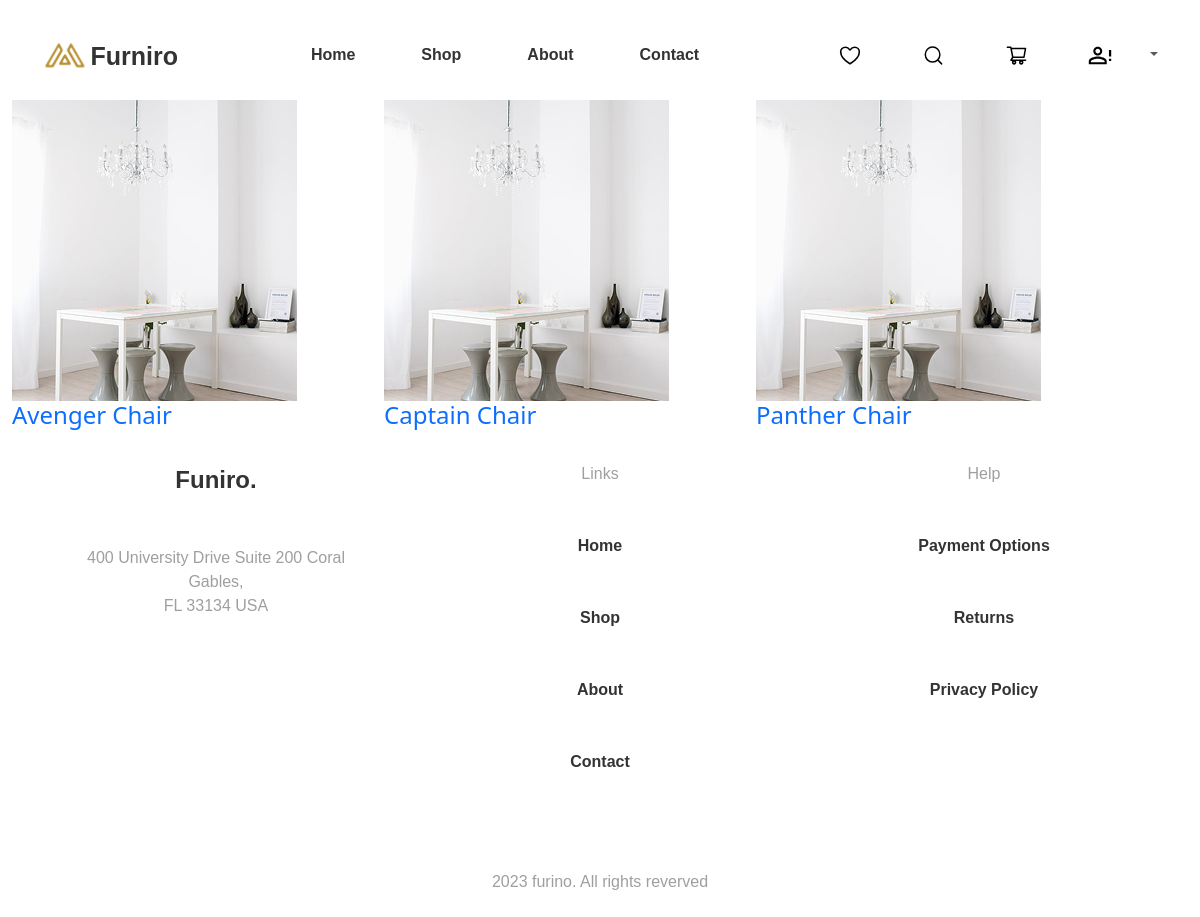
The page /chair_categories/ on the database its author committed.
### core/models.py (models this page shows, shortened)
class Furniture(models.Model):
    Category_Choice = [
        ("CHAIR", 'Chair'),
        ("SOFA", 'Sofa'),
        ('TABLE', 'Table')
    ]
    name = models.CharField(max_length=255)
    category = models.CharField(max_length=20, choices= Category_Choice)
    small_description = models.CharField(max_length=255)
    description = models.TextField()
    selling_price = models.IntegerField()
    discounted_price = models.IntegerField()
    percentage = models.IntegerField(default=0)
    price_and_quantity_total = models.IntegerField(default=0)
    furniture_img = models.ImageField(upload_to="furniture_img")

### core/views.py (the view)
# urls.py: path('chair_categories/', views.chair_categories, name='chair'),
def chair_categories(request):
    cc = Furniture.objects.filter(category = 'CHAIR')
    return render(request, 'core/chair_categories.html', {'cc': cc})

### core/templates/core/chair_categories.html (shortened to what this page needs)
{% extends "core/base.html" %}
{% load static %}
{% block content %}
<div class="container row">
    {% for cc in cc  %}
    <div class="col-lg-4">
        <a href="{% url "single" cc.id %}" style = 'text-decoration: none;'>
            <img class='img-fluid' src="{{cc.furniture_img.url}}" alt="">
            <h4>{{cc.name}}</h4>
        </a>
    </div>
    {% endfor %}
</div>
{% endblock content %}

### core/static/core/css/home.css (style rules this page uses)
:root { --pure: #FFFFFF; --dark: #333333; --grey: #9F9F9F; --text_grey: #616161; --grid-grey: #F4F5F7; --primary_brown: #FFF3E3; --secondary_brown: #B88E2F; --red: #E97171; --green: #2EC1AC; }
* { margin: 0; padding: 0; box-sizing: border-box; }

### rows shown on the page
Furniture: furniture_img (picture), name "Avenger Chair"
Furniture: furniture_img (picture), name "Captain Chair"
Furniture: furniture_img (picture), name "Panther Chair"
